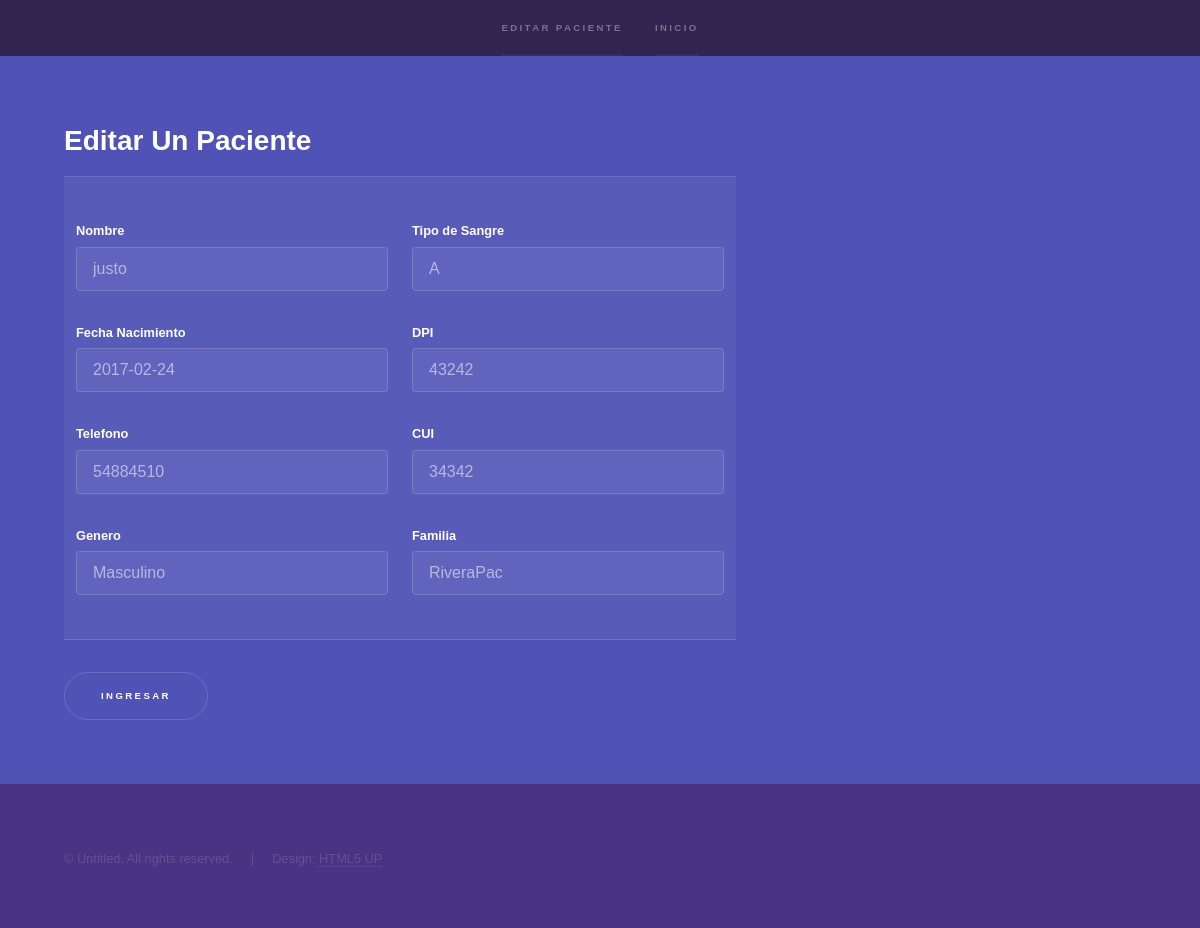
The page /paciente/paciente/editar/1 on the database as committed earlier.
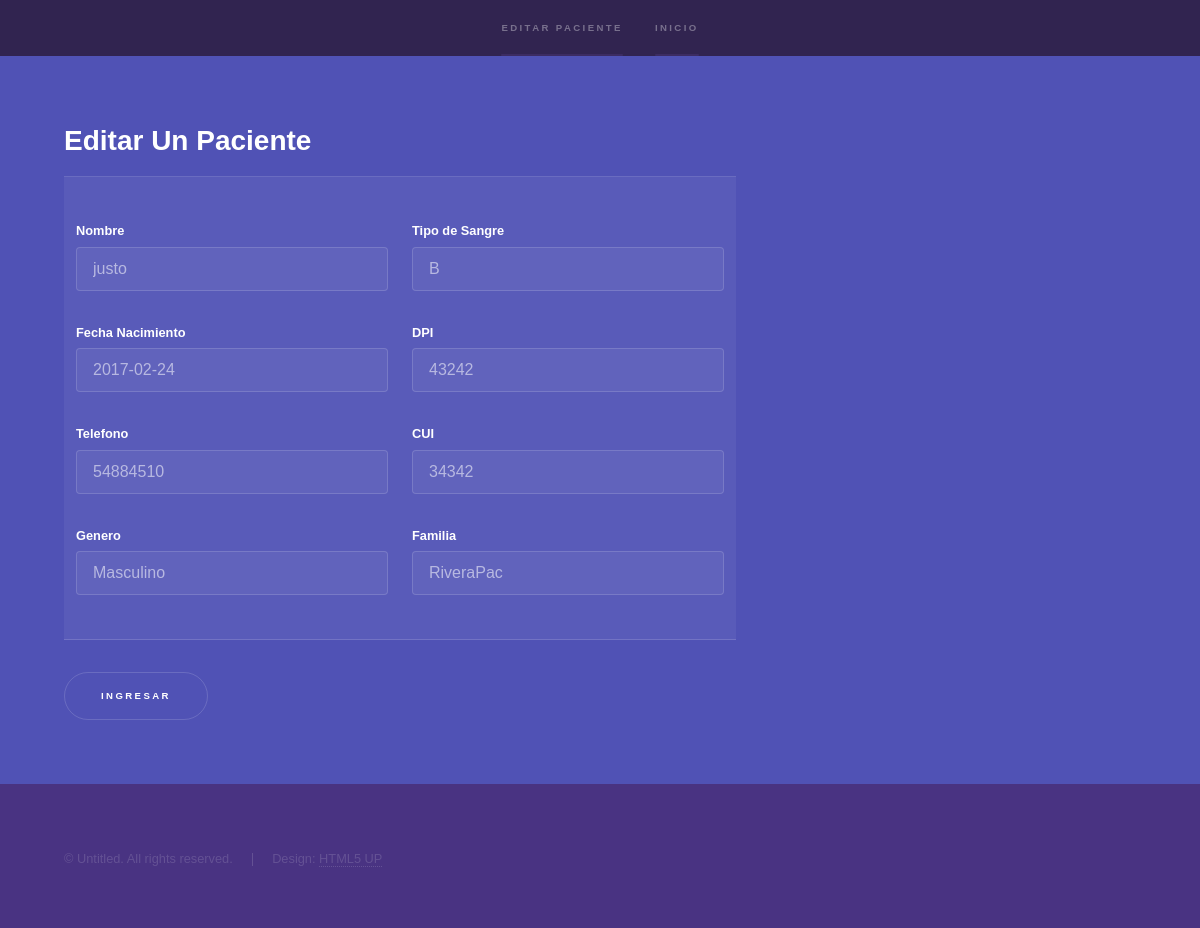
The same page on the database as committed later.
### pacientes/models.py (models this page shows, shortened)
class paciente(models.Model):
    nombre = models.CharField(max_length = 45, blank = False)
    fechaNacimiento = models.DateField()
    telefono = models.CharField(max_length = 8 , blank = True)
    genero = models.CharField(max_length = 9 ,blank = False)
    tipoSangre = models.CharField(max_length = 3)
    dpi = models.CharField(max_length = 30 , blank = False)
    cui = models.CharField(max_length = 30 , blank = False)
    idFamilia = models.ForeignKey('familia')

### pacientes/views.py (the view)
# urls.py: url(r'^paciente/editar/(?P<id_paciente>\d+)$', editar, name='pacienteUpdate'),
def editar(request,id_paciente):
    paciente = modeloPaciente.objects.get(id=id_paciente)
    if request.method == 'GET':
        form = pacienteModelsForms(instance=paciente)
    else:
        form = pacienteModelsForms(request.POST, instance=paciente)
        if form.is_valid():
            form.save()
        return redirect('inicio')
    return render(request,"pacientes/pacienteEditar.html",{'form':form})

### pacientes/forms.py
class pacienteModelsForms(forms.ModelForm):
    class Meta:
        model = paciente
        fields = [
        "nombre",
        "fechaNacimiento",
        "telefono",
        "genero",
        "tipoSangre",
        "dpi",
        "cui",
        "idFamilia",
            ]

### pacientes/models.py (called while the page is built)
    def __str__(self):
        return self.primerApellido + self.segundoApellido

### templates/pacientes/pacienteEditar.html (shortened to what this page needs)
{% extends  'baseTemplate/base.html'%}
{% block navBar %}
<li><a href="">Editar Paciente</a></li>
{% endblock %}
{% block apartados %}
<section id="one" class="wrapper style2 spotlights">
  <section>
    <div class="content">
      <div class="inner">
        <h2>Editar Un Paciente</h2>
        <form method='POST' action=''>{% csrf_token %}
          <table>
            <td>
              <p><h5>Nombre</h5>{{ form.nombre }}</p>
              <p><h5>Fecha Nacimiento</h5>{{form.fechaNacimiento}}</p>
              <p><h5>Telefono</h5>{{form.telefono}}</p>
              <p><h5>Genero</h5>{{form.genero}}</p>
            </td>
            <td>
              <p><h5>Tipo de Sangre</h5>{{form.tipoSangre}}</p>
              <p><h5>DPI</h5>{{form.dpi}}</p>
              <p><h5>CUI</h5>{{form.cui}}</p>
              <p><h5>Familia</h5>{{form.idFamilia}}</p>
            </td>
          </table>
          <input type = "submit" value = "Ingresar" />
        </form>
      </div>
    </div>
  </section>
</section>
{% endblock %}

Rows that differ between the two databases and show on the page:
changed paciente "justo": tipoSangre "A" → "B"
